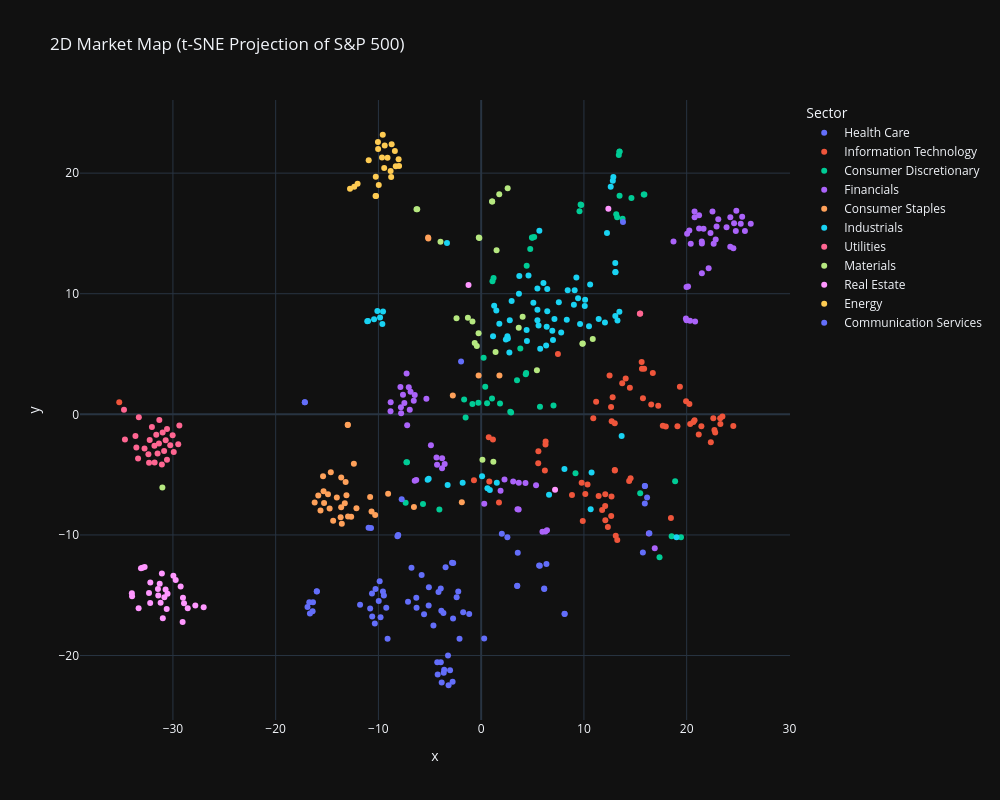
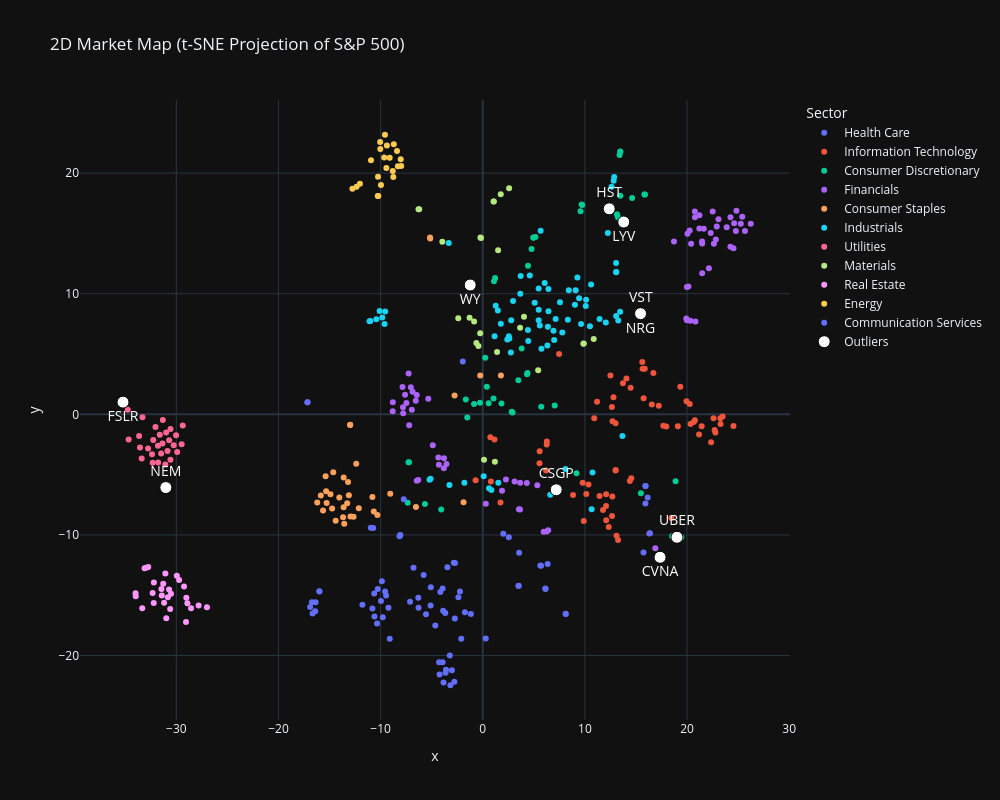

Notebook code for these charts, in order:
### Code cell
# part 4, task 3 & 4

from sklearn.manifold import TSNE
import plotly.express as px

pca_30 = PCA(n_components=30)
X_pca = pca_30.fit_transform(X_scaled)

tsne = TSNE(
    n_components=2,
    perplexity=30,
    random_state=42,
    init="pca",
    learning_rate="auto"
)

X_tsne = tsne.fit_transform(X_pca)

tickers = clean_data.columns
sectors = [ticker_to_sector.get(t, "Unknown") for t in tickers]

df_plot = pd.DataFrame({
    "x": X_tsne[:, 0],
    "y": X_tsne[:, 1],
    "Ticker": tickers,
    "Sector": sectors
})

fig = px.scatter(
    df_plot,
    x="x",
    y="y",
    color="Sector",
    hover_name="Ticker",
    title="2D Market Map (t-SNE Projection of S&P 500)"
)

fig.update_layout(
    height=800,
    width=1000
    )

fig.show()

df_plot["dist"] = 0.0

for sector in df_plot["Sector"].unique():
    mask = df_plot["Sector"] == sector
    center_x = df_plot.loc[mask, "x"].mean()
    center_y = df_plot.loc[mask, "y"].mean()

    df_plot.loc[mask, "dist"] = np.sqrt(
        (df_plot.loc[mask, "x"] - center_x)**2 +
        (df_plot.loc[mask, "y"] - center_y)**2
    )

outliers = df_plot.sort_values("dist", ascending=False).head(10)
print(outliers[["Ticker", "Sector", "dist"]])

positions = [
    "top center", "bottom center",
    #"top left", "top right",
    #"bottom left", "bottom right"
]

text_positions = [positions[i % len(positions)] for i in range(len(outliers))]

fig.add_scatter(
    x=outliers["x"],
    y=outliers["y"],
    mode="markers+text",
    text=outliers["Ticker"],
    textposition=text_positions,
    marker=dict(
        size=12,
        color="white",
        line=dict(color="black", width=1)
    ),
    textfont=dict(
        size=14,
        color="white"
    ),
    name="Outliers"
)

fig.update_layout(
    height=800,
    width=1000
    )

fig.show()

### Figure 1 — Plotly figure (JSON) as saved in the notebook; plotly's stock layout.template omitted (floating-point values rounded to 4 significant figures)
{"data": [{"hovertemplate": "<b>%{hovertext}</b><br><br>Sector=Health Care<br>x=%{x}<br>y=%{y}<extra></extra>", "hovertext": ["A", "ABBV", "ABT", "ALGN", "AMGN", "BAX", "BDX", "BIIB", "BMY", "BSX", "CAH", "CI", "CNC", "COO", "COR", "CRL", "CVS", "DGX", "DHR", "DVA", "DXCM", "ELV", "EW", "GILD", "HCA", "HOLX", "HSIC", "HUM", "IDXX", "INCY", "IQV", "ISRG", "JNJ", "LH", "LLY", "MCK", "MDT", "MOH", "MRK", "MRNA", "MTD", "PFE", "PODD", "REGN", "RMD", "RVTY", "STE", "SYK", "TECH", "TMO", "UHS", "UNH", "VRTX", "VTRS", "WAT", "WST", "ZBH", "ZTS"], "legendgroup": "Health Care", "marker": {"color": "#636efa", "symbol": "circle"}, "mode": "markers", "name": "Health Care", "orientation": "v", "showlegend": true, "type": "scatter", "x": [-3.6, -10.28, -5.11, 0.2934, -9.969, -5.089, -6.313, -10.35, -9.469, -2.231, -8.071, -15.99, -16.4, -3.67, -8.151, -2.779, -16.0, -7.119, -3.928, -3.463, -17.16, -16.37, -1.751, -9.561, -2.72, -5.559, -5.792, -16.9, -2.107, -9.791, -3.026, -1.164, -9.878, -6.288, -11.79, -8.093, -4.154, -16.67, -10.63, -9.108, -3.643, -9.235, -17.16, -10.6, -2.735, -3.842, -3.878, -2.386, -3.171, -4.274, -2.837, -16.73, -10.8, -6.781, -4.23, -3.226, -3.933, -4.645], "xaxis": "x", "y": [-21.17, -14.49, -15.86, -18.58, -15.47, -14.34, -15.22, -17.34, -15.03, -14.69, -10.01, -14.68, -16.32, -16.48, -10.11, -22.17, -14.67, -15.53, -20.56, -12.67, 1.011, -15.58, -16.4, -14.69, -12.33, -16.57, -13.33, -15.97, -18.61, -16.83, -21.22, -16.56, -13.84, -16.04, -15.79, -10.04, -14.72, -16.51, -14.85, -18.61, -21.44, -16.04, 1.005, -16.76, -16.93, -22.23, -16.28, -15.18, -22.46, -20.57, -12.31, -15.59, -16.09, -12.71, -21.58, -20.0, -14.43, -17.51], "yaxis": "y"}, {"hovertemplate": "<b>%{hovertext}</b><br><br>Sector=Information Technology<br>x=%{x}<br>y=%{y}<extra></extra>", "hovertext": ["AAPL", "ACN", "ADBE", "ADI", "ADSK", "AKAM", "AMAT", "AMD", "ANET", "APH", "AVGO", "CDNS", "CDW", "CIEN", "CRM", "CRWD", "CSCO", "CTSH", "DDOG", "DELL", "EPAM", "FFIV", "FICO", "FSLR", "FTNT", "GDDY", "GEN", "GLW", "HPE", "HPQ", "IBM", "INTC", "INTU", "IT", "JBL", "KEYS", "KLAC", "LRCX", "MCHP", "MPWR", "MSFT", "MSI", "MU", "NOW", "NTAP", "NVDA", "NXPI", "ON", "ORCL", "PANW", "PLTR", "PTC", "QCOM", "ROP", "SMCI", "SNPS", "STX", "SWKS", "TDY", "TEL", "TER", "TRMB", "TXN", "TYL", "VRSN", "WDAY", "WDC", "ZBRA"], "legendgroup": "Information Technology", "marker": {"color": "#EF553B", "symbol": "circle"}, "mode": "markers", "name": "Information Technology", "orientation": "v", "showlegend": true, "type": "scatter", "x": [14.54, 5.553, 12.69, 23.26, 11.43, 6.261, 20.66, 20.27, 16.55, 13.73, 17.23, 13.01, 11.19, 15.75, 12.07, 13.1, 1.146, 5.57, 13.25, 16.71, 9.888, 10.91, 8.84, -35.22, 12.08, 9.782, 6.273, 14.07, 15.86, 15.62, 0.7416, 24.54, 12.08, 6.201, 14.47, 12.64, 20.77, 20.34, 22.78, 21.18, 14.4, -0.7015, 19.1, 12.66, 15.65, 19.95, 22.7, 22.35, 12.5, 12.33, 18.47, 10.35, 22.6, 0.7915, 19.34, 13.01, 17.68, 23.28, 7.471, 12.8, 21.43, 12.7, 23.48, 10.14, 1.734, 11.77, 17.97, 13.0], "xaxis": "x", "y": [-5.293, -4.062, -6.811, -0.3251, -6.763, -2.492, -0.6336, 0.8477, 0.817, 2.578, 0.7196, -4.648, 1.041, 1.328, -7.599, -10.07, -2.078, -3.067, -10.41, 3.424, -8.845, -0.3206, -6.695, 1.012, -8.781, -5.669, -2.259, 2.962, 3.788, 4.339, -1.901, -0.9702, -6.626, -4.652, 2.206, 0.6045, -0.4879, -0.7953, -1.516, -1.664, -5.535, -5.46, -0.9968, -8.425, 3.771, 1.081, -1.308, -2.307, 3.221, -9.337, -8.586, -5.826, -0.3279, -5.572, 2.278, -4.612, -0.9522, -0.7931, 5.002, 1.41, -0.9934, -0.5796, -0.1791, -6.6, -7.3, -7.924, -1.014, -0.738], "yaxis": "y"}, {"hovertemplate": "<b>%{hovertext}</b><br><br>Sector=Consumer Discretionary<br>x=%{x}<br>y=%{y}<extra></extra>", "hovertext": ["ABNB", "AMZN", "APTV", "AZO", "BBY", "BKNG", "CCL", "CMG", "CVNA", "DASH", "DECK", "DHI", "DPZ", "DRI", "EBAY", "EXPE", "F", "GM", "GPC", "GRMN", "HAS", "HD", "HLT", "LEN", "LOW", "LULU", "LVS", "MAR", "MCD", "MGM", "NCLH", "NKE", "NVR", "ORLY", "PHM", "POOL", "RCL", "RL", "ROST", "SBUX", "TJX", "TPR", "TSCO", "TSLA", "ULTA", "WSM", "WYNN", "YUM"], "legendgroup": "Consumer Discretionary", "marker": {"color": "#00cc96", "symbol": "circle"}, "mode": "markers", "name": "Consumer Discretionary", "orientation": "v", "showlegend": true, "type": "scatter", "x": [19.45, 15.48, 9.571, -7.274, 1.098, 13.76, 13.46, 9.182, 17.36, 18.54, 1.835, 4.941, -4.069, -1.657, 5.723, 13.47, 9.68, 9.742, 3.809, 7.041, 0.2406, 4.338, 13.23, 4.981, 4.379, 1.055, 15.89, 13.15, -7.351, 14.63, 13.47, 0.3963, 4.775, -7.221, 5.161, 4.431, 13.4, 2.833, -0.2705, -1.514, -0.8518, 2.915, 3.488, 18.88, 0.5756, 1.208, 15.82, -5.661], "xaxis": "x", "y": [-10.2, -6.539, 16.84, -3.975, 11.04, 16.21, 21.77, -4.887, -11.85, -10.12, 0.8932, 14.66, -7.899, 1.228, 0.6264, 18.13, 17.4, 17.36, 5.468, 0.7288, 4.696, 3.332, 16.33, 14.65, 3.425, 1.311, 18.23, 16.6, -7.324, 17.94, 21.8, 2.278, 13.71, -3.979, 14.7, 12.32, 21.5, 0.2211, 0.9556, -0.2577, 0.858, 0.1588, 2.832, -5.559, 0.9119, 11.3, 18.22, -7.438], "yaxis": "y"}, {"hovertemplate": "<b>%{hovertext}</b><br><br>Sector=Financials<br>x=%{x}<br>y=%{y}<extra></extra>", "hovertext": ["ACGL", "AFL", "AIG", "AIZ", "AJG", "ALL", "AMP", "AON", "APO", "ARES", "AXP", "BAC", "BEN", "BK", "BLK", "BRK-B", "BRO", "BX", "C", "CB", "CBOE", "CFG", "CINF", "CME", "COF", "CPAY", "EG", "ERIE", "FDS", "FIS", "FITB", "GL", "GPN", "GS", "HBAN", "HIG", "IBKR", "ICE", "IVZ", "JKHY", "JPM", "KEY", "KKR", "L", "MA", "MCO", "MET", "MRSH", "MS", "MSCI", "MTB", "NDAQ", "NTRS", "PFG", "PGR", "PNC", "PRU", "PYPL", "RF", "RJF", "SCHW", "SPGI", "STT", "SYF", "TFC", "TROW", "TRV", "USB", "V", "WFC", "WRB", "WTW", "XYZ"], "legendgroup": "Financials", "marker": {"color": "#ab63fa", "symbol": "circle"}, "mode": "markers", "name": "Financials", "orientation": "v", "showlegend": true, "type": "scatter", "x": [-8.821, -6.466, -7.257, -6.562, -4.347, -6.948, 20.04, -4.294, 19.93, 19.99, 20.4, 22.91, 21.48, 21.65, 19.99, -5.331, -3.798, 20.82, 22.32, -7.81, -6.467, 25.67, -7.046, -6.317, 24.25, 6.406, -8.807, -4.89, 1.887, 5.963, 25.26, -7.857, 6.248, 21.47, 24.61, -7.609, 18.72, 2.27, 22.14, 0.3015, 21.21, 26.24, 20.33, -6.872, 3.65, 4.315, 20.77, -3.808, 21.48, 5.342, 24.83, 3.116, 22.82, 20.77, -7.202, 23.88, 21.21, 16.32, 25.4, 20.26, 22.51, 3.663, 22.63, 24.55, 24.78, 20.13, -7.475, 24.25, 3.536, 23.08, -7.79, -3.551, 16.9], "xaxis": "x", "y": [0.264, 1.611, 3.383, 1.129, -3.578, 0.3867, 14.98, -4.172, 7.956, 7.803, 14.14, 15.57, 11.7, 15.39, 10.57, 1.302, -3.639, 7.697, 15.04, 0.5902, -5.507, 15.2, 2.255, -5.453, 13.89, -9.614, 0.9946, -2.553, -6.331, -9.743, 15.8, 2.276, -9.721, 14.34, 15.84, 1.629, 14.33, -5.412, 12.11, -7.404, 15.4, 15.8, 7.75, 1.875, -7.901, -5.701, 16.81, -4.476, 14.17, -5.878, 16.88, -5.575, 14.51, 16.34, -0.9022, 15.52, 16.5, -9.872, 16.38, 15.24, 16.81, -5.678, 14.15, 13.77, 15.2, 10.59, 0.941, 16.35, -7.87, 16.18, 0.09762, -4.116, -11.09], "yaxis": "y"}, {"hovertemplate": "<b>%{hovertext}</b><br><br>Sector=Consumer Staples<br>x=%{x}<br>y=%{y}<extra></extra>", "hovertext": ["ADM", "BF-B", "BG", "CAG", "CHD", "CL", "CLX", "COST", "CPB", "DG", "DLTR", "EL", "GIS", "HRL", "HSY", "KDP", "KHC", "KMB", "KO", "KR", "LW", "MDLZ", "MKC", "MNST", "MO", "PEP", "PG", "PM", "SJM", "STZ", "SYY", "TAP", "TGT", "TSN", "WMT"], "legendgroup": "Consumer Staples", "marker": {"color": "#FFA15A", "symbol": "circle"}, "mode": "markers", "name": "Consumer Staples", "orientation": "v", "showlegend": true, "type": "scatter", "x": [-5.145, -13.62, -5.16, -15.85, -13.56, -12.96, -14.4, -1.882, -16.2, -12.99, -12.98, -0.2467, -15.64, -14.91, -14.75, -13.11, -15.34, -13.68, -12.14, -10.8, -12.39, -13.27, -14.05, -6.543, -10.67, -13.62, -12.65, -10.32, -15.29, -13.19, -2.761, -14.64, 1.777, -15.39, -9.057], "xaxis": "x", "y": [14.59, -5.234, 14.65, -6.728, -9.071, -8.48, -8.817, -7.298, -7.308, -0.8923, -0.8612, 3.222, -7.974, -6.631, -7.816, -6.708, -6.38, -8.526, -7.795, -6.85, -4.106, -7.375, -6.886, -7.68, -8.062, -7.694, -8.502, -8.34, -7.35, -5.601, 1.571, -4.801, 3.226, -5.141, -6.595], "yaxis": "y"}, {"hovertemplate": "<b>%{hovertext}</b><br><br>Sector=Industrials<br>x=%{x}<br>y=%{y}<extra></extra>", "hovertext": ["ADP", "ALLE", "AME", "AOS", "AXON", "BA", "BLDR", "BR", "CARR", "CAT", "CHRW", "CMI", "CPRT", "CSX", "CTAS", "DAL", "DE", "DOV", "EFX", "EME", "EMR", "ETN", "EXPD", "FAST", "FDX", "FIX", "FTV", "GD", "GE", "GNRC", "GWW", "HII", "HON", "HUBB", "HWM", "IEX", "IR", "ITW", "J", "JBHT", "JCI", "LDOS", "LHX", "LII", "LMT", "LUV", "MAS", "MMM", "NDSN", "NOC", "NSC", "ODFL", "OTIS", "PAYC", "PAYX", "PCAR", "PH", "PNR", "PWR", "ROK", "ROL", "RSG", "RTX", "SNA", "SWK", "TDG", "TT", "TXT", "UAL", "UBER", "UNP", "UPS", "URI", "VRSK", "WAB", "WM", "XYL"], "legendgroup": "Industrials", "marker": {"color": "#19d3f3", "symbol": "circle"}, "mode": "markers", "name": "Industrials", "orientation": "v", "showlegend": true, "type": "scatter", "x": [0.61, 5.476, 6.991, 5.081, 10.75, 12.24, 5.665, 1.522, 6.432, 9.266, 1.769, 9.099, 8.104, 2.6, 0.08873, 12.81, -3.328, 7.132, 6.606, 13.06, 9.024, 12.05, 2.784, 5.746, 1.265, 13.45, 6.375, -9.838, 13.06, 13.67, 6.324, -10.1, 2.747, 11.44, 13.08, 5.587, 10.08, 4.422, 7.787, 2.965, 9.626, -9.616, -10.42, 6.061, -11.01, 12.61, 4.606, 1.156, 5.475, -11.09, 2.552, 3.677, 4.453, 10.66, 0.8445, 7.559, 10.12, 5.473, 13.27, 8.332, -3.262, -5.109, -9.551, 6.433, 3.713, 13.05, 10.5, 8.421, 12.87, 19.01, 2.402, 1.476, 10.6, -1.802, 9.434, -5.209, 6.924], "xaxis": "x", "y": [-6.126, 8.669, 6.156, 9.25, -4.828, 15.03, 15.21, -5.679, 10.4, 11.35, 7.519, 10.3, -4.528, 6.289, -5.139, 19.36, 14.2, 7.898, -6.67, 8.164, 9.093, 7.623, 7.799, 5.437, 9.0, 8.513, 7.257, 8.022, 11.78, -1.8, 5.702, 8.558, 5.133, 7.896, 11.79, 7.367, 8.979, 6.994, 6.78, 9.398, 7.499, 7.497, 7.884, 10.88, 7.732, 18.88, 11.5, 6.47, 7.792, 7.72, 6.466, 10.01, 6.072, -7.872, -6.266, 9.288, 9.502, 10.43, 7.772, 7.834, -5.855, -5.34, 8.533, 8.554, 11.47, 12.54, 7.313, 10.3, 19.68, -10.2, 6.215, 8.602, 10.76, -5.682, 9.625, -5.429, 6.929], "yaxis": "y"}, {"hovertemplate": "<b>%{hovertext}</b><br><br>Sector=Utilities<br>x=%{x}<br>y=%{y}<extra></extra>", "hovertext": ["AEE", "AEP", "AES", "ATO", "AWK", "CMS", "CNP", "D", "DTE", "DUK", "ED", "EIX", "ES", "ETR", "EVRG", "EXC", "FE", "LNT", "NEE", "NI", "NRG", "PCG", "PEG", "PNW", "PPL", "SO", "SRE", "VST", "WEC", "XEL"], "legendgroup": "Utilities", "marker": {"color": "#FF6692", "symbol": "circle"}, "mode": "markers", "name": "Utilities", "orientation": "v", "showlegend": true, "type": "scatter", "x": [-31.36, -30.71, -34.76, -31.08, -29.37, -31.0, -32.32, -32.05, -32.26, -29.92, -29.48, -33.65, -31.32, -32.76, -31.8, -31.49, -30.58, -31.62, -33.32, -32.38, 15.45, -34.67, -33.39, -30.86, -31.78, -30.26, -33.56, 15.48, -30.57, -30.03], "xaxis": "x", "y": [-2.422, -2.157, 0.3864, -4.158, -0.9176, -1.506, -4.01, -1.049, -2.131, -3.119, -2.488, -1.789, -0.4651, -2.825, -2.603, -3.251, -3.759, -1.687, -0.2317, -3.3, 8.347, -2.091, -3.665, -3.037, -3.991, -2.554, -2.747, 8.36, -1.209, -1.728], "yaxis": "y"}, {"hovertemplate": "<b>%{hovertext}</b><br><br>Sector=Materials<br>x=%{x}<br>y=%{y}<extra></extra>", "hovertext": ["ALB", "AMCR", "APD", "AVY", "BALL", "CF", "CRH", "CTVA", "DD", "DOW", "ECL", "FCX", "IFF", "IP", "LIN", "LYB", "MLM", "MOS", "NEM", "NUE", "PKG", "PPG", "SHW", "STLD", "SW", "VMC"], "legendgroup": "Materials", "marker": {"color": "#B6E880", "symbol": "circle"}, "mode": "markers", "name": "Materials", "orientation": "v", "showlegend": true, "type": "scatter", "x": [2.58, -0.2516, 1.401, 3.656, -0.627, -6.291, 10.86, -3.958, 1.502, -0.1745, 1.186, 1.761, -0.4233, -1.291, 0.1241, -0.2306, 9.854, -6.224, -31.03, 1.062, -0.8473, 4.037, 5.426, 1.077, -2.398, 9.887], "xaxis": "x", "y": [18.75, 6.717, 5.159, 7.176, 5.922, 17.01, 6.237, 14.31, 13.6, 14.62, -3.932, 18.25, 5.674, 8.011, -3.766, 14.66, 5.848, 17.0, -6.072, 17.64, 7.692, 8.084, 3.649, 17.65, 7.969, 5.873], "yaxis": "y"}, {"hovertemplate": "<b>%{hovertext}</b><br><br>Sector=Real Estate<br>x=%{x}<br>y=%{y}<extra></extra>", "hovertext": ["AMT", "ARE", "AVB", "BXP", "CBRE", "CCI", "CPT", "CSGP", "DLR", "DOC", "EQIX", "EQR", "ESS", "EXR", "FRT", "HST", "INVH", "IRM", "KIM", "MAA", "O", "PLD", "PSA", "REG", "SBAC", "SPG", "UDR", "VICI", "VTR", "WELL", "WY"], "legendgroup": "Real Estate", "marker": {"color": "#FF97FF", "symbol": "circle"}, "mode": "markers", "name": "Real Estate", "orientation": "v", "showlegend": true, "type": "scatter", "x": [-32.96, -30.98, -30.71, -29.06, -27.01, -32.75, -31.43, 7.191, -33.98, -30.61, -34.0, -30.52, -31.2, -32.33, -28.92, 12.38, -31.29, -33.34, -28.56, -31.46, -31.08, -32.21, -32.2, -29.02, -33.11, -27.82, -30.83, -29.25, -29.73, -29.96, -1.231], "xaxis": "x", "y": [-12.72, -16.92, -14.53, -17.22, -16.0, -12.66, -15.01, -6.257, -15.09, -16.14, -14.84, -14.89, -15.62, -14.81, -15.67, 17.04, -14.05, -16.08, -16.09, -14.48, -13.2, -15.64, -13.94, -15.2, -12.77, -15.86, -15.17, -14.27, -13.74, -13.39, 10.72], "yaxis": "y"}, {"hovertemplate": "<b>%{hovertext}</b><br><br>Sector=Energy<br>x=%{x}<br>y=%{y}<extra></extra>", "hovertext": ["APA", "BKR", "COP", "CTRA", "CVX", "DVN", "EOG", "EQT", "EXE", "FANG", "HAL", "KMI", "MPC", "OKE", "OXY", "PSX", "SLB", "TPL", "TRGP", "VLO", "WMB", "XOM"], "legendgroup": "Energy", "marker": {"color": "#FECB52", "symbol": "circle"}, "mode": "markers", "name": "Energy", "orientation": "v", "showlegend": true, "type": "scatter", "x": [-9.576, -9.438, -9.115, -12.03, -8.76, -10.05, -9.652, -12.76, -12.35, -10.03, -8.712, -10.23, -8.311, -9.967, -9.388, -7.988, -8.399, -10.95, -10.26, -8.034, -10.28, -8.813], "xaxis": "x", "y": [23.18, 20.42, 21.28, 19.13, 19.67, 22.57, 21.3, 18.7, 18.87, 22.0, 22.4, 18.11, 20.57, 19.01, 22.29, 20.6, 21.83, 21.08, 19.7, 21.15, 18.11, 20.17], "yaxis": "y"}, {"hovertemplate": "<b>%{hovertext}</b><br><br>Sector=Communication Services<br>x=%{x}<br>y=%{y}<extra></extra>", "hovertext": ["CHTR", "CMCSA", "DIS", "EA", "FOX", "FOXA", "GOOG", "GOOGL", "LYV", "META", "MTCH", "NFLX", "NWS", "NWSA", "OMC", "PSKY", "T", "TKO", "TMUS", "TTD", "TTWO", "VZ", "WBD"], "legendgroup": "Communication Services", "marker": {"color": "#636efa", "symbol": "circle"}, "mode": "markers", "name": "Communication Services", "orientation": "v", "showlegend": true, "type": "scatter", "x": [3.506, 3.512, 6.355, 2.012, 6.131, 6.141, 15.93, 15.94, 13.8, 16.15, 16.37, 15.93, 5.642, 5.707, -1.956, 8.118, -10.72, 3.562, -7.734, 15.74, 2.552, -10.96, 8.125], "xaxis": "x", "y": [-14.22, -14.21, -12.41, -9.893, -14.45, -14.48, -5.951, -5.936, 15.95, -6.898, -9.863, -7.384, -12.54, -12.56, 4.379, -16.54, -9.43, -11.47, -7.042, -11.46, -10.19, -9.411, -16.55], "yaxis": "y"}], "layout": {"height": 800, "legend": {"title": {"text": "Sector"}, "tracegroupgap": 0}, "title": {"text": "2D Market Map (t-SNE Projection of S&P 500)"}, "width": 1000, "xaxis": {"anchor": "y", "domain": [0, 1], "title": {"text": "x"}}, "yaxis": {"anchor": "x", "domain": [0, 1], "title": {"text": "y"}}}}

### Figure 2 — Plotly figure (JSON) as saved in the notebook; plotly's stock layout.template omitted (floating-point values rounded to 4 significant figures)
{"data": [{"hovertemplate": "<b>%{hovertext}</b><br><br>Sector=Health Care<br>x=%{x}<br>y=%{y}<extra></extra>", "hovertext": ["A", "ABBV", "ABT", "ALGN", "AMGN", "BAX", "BDX", "BIIB", "BMY", "BSX", "CAH", "CI", "CNC", "COO", "COR", "CRL", "CVS", "DGX", "DHR", "DVA", "DXCM", "ELV", "EW", "GILD", "HCA", "HOLX", "HSIC", "HUM", "IDXX", "INCY", "IQV", "ISRG", "JNJ", "LH", "LLY", "MCK", "MDT", "MOH", "MRK", "MRNA", "MTD", "PFE", "PODD", "REGN", "RMD", "RVTY", "STE", "SYK", "TECH", "TMO", "UHS", "UNH", "VRTX", "VTRS", "WAT", "WST", "ZBH", "ZTS"], "legendgroup": "Health Care", "marker": {"color": "#636efa", "symbol": "circle"}, "mode": "markers", "name": "Health Care", "orientation": "v", "showlegend": true, "type": "scatter", "x": [-3.6, -10.28, -5.11, 0.2934, -9.969, -5.089, -6.313, -10.35, -9.469, -2.231, -8.071, -15.99, -16.4, -3.67, -8.151, -2.779, -16.0, -7.119, -3.928, -3.463, -17.16, -16.37, -1.751, -9.561, -2.72, -5.559, -5.792, -16.9, -2.107, -9.791, -3.026, -1.164, -9.878, -6.288, -11.79, -8.093, -4.154, -16.67, -10.63, -9.108, -3.643, -9.235, -17.16, -10.6, -2.735, -3.842, -3.878, -2.386, -3.171, -4.274, -2.837, -16.73, -10.8, -6.781, -4.23, -3.226, -3.933, -4.645], "xaxis": "x", "y": [-21.17, -14.49, -15.86, -18.58, -15.47, -14.34, -15.22, -17.34, -15.03, -14.69, -10.01, -14.68, -16.32, -16.48, -10.11, -22.17, -14.67, -15.53, -20.56, -12.67, 1.011, -15.58, -16.4, -14.69, -12.33, -16.57, -13.33, -15.97, -18.61, -16.83, -21.22, -16.56, -13.84, -16.04, -15.79, -10.04, -14.72, -16.51, -14.85, -18.61, -21.44, -16.04, 1.005, -16.76, -16.93, -22.23, -16.28, -15.18, -22.46, -20.57, -12.31, -15.59, -16.09, -12.71, -21.58, -20.0, -14.43, -17.51], "yaxis": "y"}, {"hovertemplate": "<b>%{hovertext}</b><br><br>Sector=Information Technology<br>x=%{x}<br>y=%{y}<extra></extra>", "hovertext": ["AAPL", "ACN", "ADBE", "ADI", "ADSK", "AKAM", "AMAT", "AMD", "ANET", "APH", "AVGO", "CDNS", "CDW", "CIEN", "CRM", "CRWD", "CSCO", "CTSH", "DDOG", "DELL", "EPAM", "FFIV", "FICO", "FSLR", "FTNT", "GDDY", "GEN", "GLW", "HPE", "HPQ", "IBM", "INTC", "INTU", "IT", "JBL", "KEYS", "KLAC", "LRCX", "MCHP", "MPWR", "MSFT", "MSI", "MU", "NOW", "NTAP", "NVDA", "NXPI", "ON", "ORCL", "PANW", "PLTR", "PTC", "QCOM", "ROP", "SMCI", "SNPS", "STX", "SWKS", "TDY", "TEL", "TER", "TRMB", "TXN", "TYL", "VRSN", "WDAY", "WDC", "ZBRA"], "legendgroup": "Information Technology", "marker": {"color": "#EF553B", "symbol": "circle"}, "mode": "markers", "name": "Information Technology", "orientation": "v", "showlegend": true, "type": "scatter", "x": [14.54, 5.553, 12.69, 23.26, 11.43, 6.261, 20.66, 20.27, 16.55, 13.73, 17.23, 13.01, 11.19, 15.75, 12.07, 13.1, 1.146, 5.57, 13.25, 16.71, 9.888, 10.91, 8.84, -35.22, 12.08, 9.782, 6.273, 14.07, 15.86, 15.62, 0.7416, 24.54, 12.08, 6.201, 14.47, 12.64, 20.77, 20.34, 22.78, 21.18, 14.4, -0.7015, 19.1, 12.66, 15.65, 19.95, 22.7, 22.35, 12.5, 12.33, 18.47, 10.35, 22.6, 0.7915, 19.34, 13.01, 17.68, 23.28, 7.471, 12.8, 21.43, 12.7, 23.48, 10.14, 1.734, 11.77, 17.97, 13.0], "xaxis": "x", "y": [-5.293, -4.062, -6.811, -0.3251, -6.763, -2.492, -0.6336, 0.8477, 0.817, 2.578, 0.7196, -4.648, 1.041, 1.328, -7.599, -10.07, -2.078, -3.067, -10.41, 3.424, -8.845, -0.3206, -6.695, 1.012, -8.781, -5.669, -2.259, 2.962, 3.788, 4.339, -1.901, -0.9702, -6.626, -4.652, 2.206, 0.6045, -0.4879, -0.7953, -1.516, -1.664, -5.535, -5.46, -0.9968, -8.425, 3.771, 1.081, -1.308, -2.307, 3.221, -9.337, -8.586, -5.826, -0.3279, -5.572, 2.278, -4.612, -0.9522, -0.7931, 5.002, 1.41, -0.9934, -0.5796, -0.1791, -6.6, -7.3, -7.924, -1.014, -0.738], "yaxis": "y"}, {"hovertemplate": "<b>%{hovertext}</b><br><br>Sector=Consumer Discretionary<br>x=%{x}<br>y=%{y}<extra></extra>", "hovertext": ["ABNB", "AMZN", "APTV", "AZO", "BBY", "BKNG", "CCL", "CMG", "CVNA", "DASH", "DECK", "DHI", "DPZ", "DRI", "EBAY", "EXPE", "F", "GM", "GPC", "GRMN", "HAS", "HD", "HLT", "LEN", "LOW", "LULU", "LVS", "MAR", "MCD", "MGM", "NCLH", "NKE", "NVR", "ORLY", "PHM", "POOL", "RCL", "RL", "ROST", "SBUX", "TJX", "TPR", "TSCO", "TSLA", "ULTA", "WSM", "WYNN", "YUM"], "legendgroup": "Consumer Discretionary", "marker": {"color": "#00cc96", "symbol": "circle"}, "mode": "markers", "name": "Consumer Discretionary", "orientation": "v", "showlegend": true, "type": "scatter", "x": [19.45, 15.48, 9.571, -7.274, 1.098, 13.76, 13.46, 9.182, 17.36, 18.54, 1.835, 4.941, -4.069, -1.657, 5.723, 13.47, 9.68, 9.742, 3.809, 7.041, 0.2406, 4.338, 13.23, 4.981, 4.379, 1.055, 15.89, 13.15, -7.351, 14.63, 13.47, 0.3963, 4.775, -7.221, 5.161, 4.431, 13.4, 2.833, -0.2705, -1.514, -0.8518, 2.915, 3.488, 18.88, 0.5756, 1.208, 15.82, -5.661], "xaxis": "x", "y": [-10.2, -6.539, 16.84, -3.975, 11.04, 16.21, 21.77, -4.887, -11.85, -10.12, 0.8932, 14.66, -7.899, 1.228, 0.6264, 18.13, 17.4, 17.36, 5.468, 0.7288, 4.696, 3.332, 16.33, 14.65, 3.425, 1.311, 18.23, 16.6, -7.324, 17.94, 21.8, 2.278, 13.71, -3.979, 14.7, 12.32, 21.5, 0.2211, 0.9556, -0.2577, 0.858, 0.1588, 2.832, -5.559, 0.9119, 11.3, 18.22, -7.438], "yaxis": "y"}, {"hovertemplate": "<b>%{hovertext}</b><br><br>Sector=Financials<br>x=%{x}<br>y=%{y}<extra></extra>", "hovertext": ["ACGL", "AFL", "AIG", "AIZ", "AJG", "ALL", "AMP", "AON", "APO", "ARES", "AXP", "BAC", "BEN", "BK", "BLK", "BRK-B", "BRO", "BX", "C", "CB", "CBOE", "CFG", "CINF", "CME", "COF", "CPAY", "EG", "ERIE", "FDS", "FIS", "FITB", "GL", "GPN", "GS", "HBAN", "HIG", "IBKR", "ICE", "IVZ", "JKHY", "JPM", "KEY", "KKR", "L", "MA", "MCO", "MET", "MRSH", "MS", "MSCI", "MTB", "NDAQ", "NTRS", "PFG", "PGR", "PNC", "PRU", "PYPL", "RF", "RJF", "SCHW", "SPGI", "STT", "SYF", "TFC", "TROW", "TRV", "USB", "V", "WFC", "WRB", "WTW", "XYZ"], "legendgroup": "Financials", "marker": {"color": "#ab63fa", "symbol": "circle"}, "mode": "markers", "name": "Financials", "orientation": "v", "showlegend": true, "type": "scatter", "x": [-8.821, -6.466, -7.257, -6.562, -4.347, -6.948, 20.04, -4.294, 19.93, 19.99, 20.4, 22.91, 21.48, 21.65, 19.99, -5.331, -3.798, 20.82, 22.32, -7.81, -6.467, 25.67, -7.046, -6.317, 24.25, 6.406, -8.807, -4.89, 1.887, 5.963, 25.26, -7.857, 6.248, 21.47, 24.61, -7.609, 18.72, 2.27, 22.14, 0.3015, 21.21, 26.24, 20.33, -6.872, 3.65, 4.315, 20.77, -3.808, 21.48, 5.342, 24.83, 3.116, 22.82, 20.77, -7.202, 23.88, 21.21, 16.32, 25.4, 20.26, 22.51, 3.663, 22.63, 24.55, 24.78, 20.13, -7.475, 24.25, 3.536, 23.08, -7.79, -3.551, 16.9], "xaxis": "x", "y": [0.264, 1.611, 3.383, 1.129, -3.578, 0.3867, 14.98, -4.172, 7.956, 7.803, 14.14, 15.57, 11.7, 15.39, 10.57, 1.302, -3.639, 7.697, 15.04, 0.5902, -5.507, 15.2, 2.255, -5.453, 13.89, -9.614, 0.9946, -2.553, -6.331, -9.743, 15.8, 2.276, -9.721, 14.34, 15.84, 1.629, 14.33, -5.412, 12.11, -7.404, 15.4, 15.8, 7.75, 1.875, -7.901, -5.701, 16.81, -4.476, 14.17, -5.878, 16.88, -5.575, 14.51, 16.34, -0.9022, 15.52, 16.5, -9.872, 16.38, 15.24, 16.81, -5.678, 14.15, 13.77, 15.2, 10.59, 0.941, 16.35, -7.87, 16.18, 0.09762, -4.116, -11.09], "yaxis": "y"}, {"hovertemplate": "<b>%{hovertext}</b><br><br>Sector=Consumer Staples<br>x=%{x}<br>y=%{y}<extra></extra>", "hovertext": ["ADM", "BF-B", "BG", "CAG", "CHD", "CL", "CLX", "COST", "CPB", "DG", "DLTR", "EL", "GIS", "HRL", "HSY", "KDP", "KHC", "KMB", "KO", "KR", "LW", "MDLZ", "MKC", "MNST", "MO", "PEP", "PG", "PM", "SJM", "STZ", "SYY", "TAP", "TGT", "TSN", "WMT"], "legendgroup": "Consumer Staples", "marker": {"color": "#FFA15A", "symbol": "circle"}, "mode": "markers", "name": "Consumer Staples", "orientation": "v", "showlegend": true, "type": "scatter", "x": [-5.145, -13.62, -5.16, -15.85, -13.56, -12.96, -14.4, -1.882, -16.2, -12.99, -12.98, -0.2467, -15.64, -14.91, -14.75, -13.11, -15.34, -13.68, -12.14, -10.8, -12.39, -13.27, -14.05, -6.543, -10.67, -13.62, -12.65, -10.32, -15.29, -13.19, -2.761, -14.64, 1.777, -15.39, -9.057], "xaxis": "x", "y": [14.59, -5.234, 14.65, -6.728, -9.071, -8.48, -8.817, -7.298, -7.308, -0.8923, -0.8612, 3.222, -7.974, -6.631, -7.816, -6.708, -6.38, -8.526, -7.795, -6.85, -4.106, -7.375, -6.886, -7.68, -8.062, -7.694, -8.502, -8.34, -7.35, -5.601, 1.571, -4.801, 3.226, -5.141, -6.595], "yaxis": "y"}, {"hovertemplate": "<b>%{hovertext}</b><br><br>Sector=Industrials<br>x=%{x}<br>y=%{y}<extra></extra>", "hovertext": ["ADP", "ALLE", "AME", "AOS", "AXON", "BA", "BLDR", "BR", "CARR", "CAT", "CHRW", "CMI", "CPRT", "CSX", "CTAS", "DAL", "DE", "DOV", "EFX", "EME", "EMR", "ETN", "EXPD", "FAST", "FDX", "FIX", "FTV", "GD", "GE", "GNRC", "GWW", "HII", "HON", "HUBB", "HWM", "IEX", "IR", "ITW", "J", "JBHT", "JCI", "LDOS", "LHX", "LII", "LMT", "LUV", "MAS", "MMM", "NDSN", "NOC", "NSC", "ODFL", "OTIS", "PAYC", "PAYX", "PCAR", "PH", "PNR", "PWR", "ROK", "ROL", "RSG", "RTX", "SNA", "SWK", "TDG", "TT", "TXT", "UAL", "UBER", "UNP", "UPS", "URI", "VRSK", "WAB", "WM", "XYL"], "legendgroup": "Industrials", "marker": {"color": "#19d3f3", "symbol": "circle"}, "mode": "markers", "name": "Industrials", "orientation": "v", "showlegend": true, "type": "scatter", "x": [0.61, 5.476, 6.991, 5.081, 10.75, 12.24, 5.665, 1.522, 6.432, 9.266, 1.769, 9.099, 8.104, 2.6, 0.08873, 12.81, -3.328, 7.132, 6.606, 13.06, 9.024, 12.05, 2.784, 5.746, 1.265, 13.45, 6.375, -9.838, 13.06, 13.67, 6.324, -10.1, 2.747, 11.44, 13.08, 5.587, 10.08, 4.422, 7.787, 2.965, 9.626, -9.616, -10.42, 6.061, -11.01, 12.61, 4.606, 1.156, 5.475, -11.09, 2.552, 3.677, 4.453, 10.66, 0.8445, 7.559, 10.12, 5.473, 13.27, 8.332, -3.262, -5.109, -9.551, 6.433, 3.713, 13.05, 10.5, 8.421, 12.87, 19.01, 2.402, 1.476, 10.6, -1.802, 9.434, -5.209, 6.924], "xaxis": "x", "y": [-6.126, 8.669, 6.156, 9.25, -4.828, 15.03, 15.21, -5.679, 10.4, 11.35, 7.519, 10.3, -4.528, 6.289, -5.139, 19.36, 14.2, 7.898, -6.67, 8.164, 9.093, 7.623, 7.799, 5.437, 9.0, 8.513, 7.257, 8.022, 11.78, -1.8, 5.702, 8.558, 5.133, 7.896, 11.79, 7.367, 8.979, 6.994, 6.78, 9.398, 7.499, 7.497, 7.884, 10.88, 7.732, 18.88, 11.5, 6.47, 7.792, 7.72, 6.466, 10.01, 6.072, -7.872, -6.266, 9.288, 9.502, 10.43, 7.772, 7.834, -5.855, -5.34, 8.533, 8.554, 11.47, 12.54, 7.313, 10.3, 19.68, -10.2, 6.215, 8.602, 10.76, -5.682, 9.625, -5.429, 6.929], "yaxis": "y"}, {"hovertemplate": "<b>%{hovertext}</b><br><br>Sector=Utilities<br>x=%{x}<br>y=%{y}<extra></extra>", "hovertext": ["AEE", "AEP", "AES", "ATO", "AWK", "CMS", "CNP", "D", "DTE", "DUK", "ED", "EIX", "ES", "ETR", "EVRG", "EXC", "FE", "LNT", "NEE", "NI", "NRG", "PCG", "PEG", "PNW", "PPL", "SO", "SRE", "VST", "WEC", "XEL"], "legendgroup": "Utilities", "marker": {"color": "#FF6692", "symbol": "circle"}, "mode": "markers", "name": "Utilities", "orientation": "v", "showlegend": true, "type": "scatter", "x": [-31.36, -30.71, -34.76, -31.08, -29.37, -31.0, -32.32, -32.05, -32.26, -29.92, -29.48, -33.65, -31.32, -32.76, -31.8, -31.49, -30.58, -31.62, -33.32, -32.38, 15.45, -34.67, -33.39, -30.86, -31.78, -30.26, -33.56, 15.48, -30.57, -30.03], "xaxis": "x", "y": [-2.422, -2.157, 0.3864, -4.158, -0.9176, -1.506, -4.01, -1.049, -2.131, -3.119, -2.488, -1.789, -0.4651, -2.825, -2.603, -3.251, -3.759, -1.687, -0.2317, -3.3, 8.347, -2.091, -3.665, -3.037, -3.991, -2.554, -2.747, 8.36, -1.209, -1.728], "yaxis": "y"}, {"hovertemplate": "<b>%{hovertext}</b><br><br>Sector=Materials<br>x=%{x}<br>y=%{y}<extra></extra>", "hovertext": ["ALB", "AMCR", "APD", "AVY", "BALL", "CF", "CRH", "CTVA", "DD", "DOW", "ECL", "FCX", "IFF", "IP", "LIN", "LYB", "MLM", "MOS", "NEM", "NUE", "PKG", "PPG", "SHW", "STLD", "SW", "VMC"], "legendgroup": "Materials", "marker": {"color": "#B6E880", "symbol": "circle"}, "mode": "markers", "name": "Materials", "orientation": "v", "showlegend": true, "type": "scatter", "x": [2.58, -0.2516, 1.401, 3.656, -0.627, -6.291, 10.86, -3.958, 1.502, -0.1745, 1.186, 1.761, -0.4233, -1.291, 0.1241, -0.2306, 9.854, -6.224, -31.03, 1.062, -0.8473, 4.037, 5.426, 1.077, -2.398, 9.887], "xaxis": "x", "y": [18.75, 6.717, 5.159, 7.176, 5.922, 17.01, 6.237, 14.31, 13.6, 14.62, -3.932, 18.25, 5.674, 8.011, -3.766, 14.66, 5.848, 17.0, -6.072, 17.64, 7.692, 8.084, 3.649, 17.65, 7.969, 5.873], "yaxis": "y"}, {"hovertemplate": "<b>%{hovertext}</b><br><br>Sector=Real Estate<br>x=%{x}<br>y=%{y}<extra></extra>", "hovertext": ["AMT", "ARE", "AVB", "BXP", "CBRE", "CCI", "CPT", "CSGP", "DLR", "DOC", "EQIX", "EQR", "ESS", "EXR", "FRT", "HST", "INVH", "IRM", "KIM", "MAA", "O", "PLD", "PSA", "REG", "SBAC", "SPG", "UDR", "VICI", "VTR", "WELL", "WY"], "legendgroup": "Real Estate", "marker": {"color": "#FF97FF", "symbol": "circle"}, "mode": "markers", "name": "Real Estate", "orientation": "v", "showlegend": true, "type": "scatter", "x": [-32.96, -30.98, -30.71, -29.06, -27.01, -32.75, -31.43, 7.191, -33.98, -30.61, -34.0, -30.52, -31.2, -32.33, -28.92, 12.38, -31.29, -33.34, -28.56, -31.46, -31.08, -32.21, -32.2, -29.02, -33.11, -27.82, -30.83, -29.25, -29.73, -29.96, -1.231], "xaxis": "x", "y": [-12.72, -16.92, -14.53, -17.22, -16.0, -12.66, -15.01, -6.257, -15.09, -16.14, -14.84, -14.89, -15.62, -14.81, -15.67, 17.04, -14.05, -16.08, -16.09, -14.48, -13.2, -15.64, -13.94, -15.2, -12.77, -15.86, -15.17, -14.27, -13.74, -13.39, 10.72], "yaxis": "y"}, {"hovertemplate": "<b>%{hovertext}</b><br><br>Sector=Energy<br>x=%{x}<br>y=%{y}<extra></extra>", "hovertext": ["APA", "BKR", "COP", "CTRA", "CVX", "DVN", "EOG", "EQT", "EXE", "FANG", "HAL", "KMI", "MPC", "OKE", "OXY", "PSX", "SLB", "TPL", "TRGP", "VLO", "WMB", "XOM"], "legendgroup": "Energy", "marker": {"color": "#FECB52", "symbol": "circle"}, "mode": "markers", "name": "Energy", "orientation": "v", "showlegend": true, "type": "scatter", "x": [-9.576, -9.438, -9.115, -12.03, -8.76, -10.05, -9.652, -12.76, -12.35, -10.03, -8.712, -10.23, -8.311, -9.967, -9.388, -7.988, -8.399, -10.95, -10.26, -8.034, -10.28, -8.813], "xaxis": "x", "y": [23.18, 20.42, 21.28, 19.13, 19.67, 22.57, 21.3, 18.7, 18.87, 22.0, 22.4, 18.11, 20.57, 19.01, 22.29, 20.6, 21.83, 21.08, 19.7, 21.15, 18.11, 20.17], "yaxis": "y"}, {"hovertemplate": "<b>%{hovertext}</b><br><br>Sector=Communication Services<br>x=%{x}<br>y=%{y}<extra></extra>", "hovertext": ["CHTR", "CMCSA", "DIS", "EA", "FOX", "FOXA", "GOOG", "GOOGL", "LYV", "META", "MTCH", "NFLX", "NWS", "NWSA", "OMC", "PSKY", "T", "TKO", "TMUS", "TTD", "TTWO", "VZ", "WBD"], "legendgroup": "Communication Services", "marker": {"color": "#636efa", "symbol": "circle"}, "mode": "markers", "name": "Communication Services", "orientation": "v", "showlegend": true, "type": "scatter", "x": [3.506, 3.512, 6.355, 2.012, 6.131, 6.141, 15.93, 15.94, 13.8, 16.15, 16.37, 15.93, 5.642, 5.707, -1.956, 8.118, -10.72, 3.562, -7.734, 15.74, 2.552, -10.96, 8.125], "xaxis": "x", "y": [-14.22, -14.21, -12.41, -9.893, -14.45, -14.48, -5.951, -5.936, 15.95, -6.898, -9.863, -7.384, -12.54, -12.56, 4.379, -16.54, -9.43, -11.47, -7.042, -11.46, -10.19, -9.411, -16.55], "yaxis": "y"}, {"marker": {"color": "white", "line": {"color": "black", "width": 1}, "size": 12}, "mode": "markers+text", "name": "Outliers", "text": ["HST", "FSLR", "VST", "NRG", "CSGP", "WY", "NEM", "LYV", "UBER", "CVNA"], "textfont": {"color": "white", "size": 14}, "textposition": ["top center", "bottom center", "top center", "bottom center", "top center", "bottom center", "top center", "bottom center", "top center", "bottom center"], "type": "scatter", "x": [12.38, -35.22, 15.48, 15.45, 7.191, -1.231, -31.03, 13.8, 19.01, 17.36], "y": [17.04, 1.012, 8.36, 8.347, -6.257, 10.72, -6.072, 15.95, -10.2, -11.85]}], "layout": {"height": 800, "legend": {"title": {"text": "Sector"}, "tracegroupgap": 0}, "title": {"text": "2D Market Map (t-SNE Projection of S&P 500)"}, "width": 1000, "xaxis": {"anchor": "y", "domain": [0, 1], "title": {"text": "x"}}, "yaxis": {"anchor": "x", "domain": [0, 1], "title": {"text": "y"}}}}
